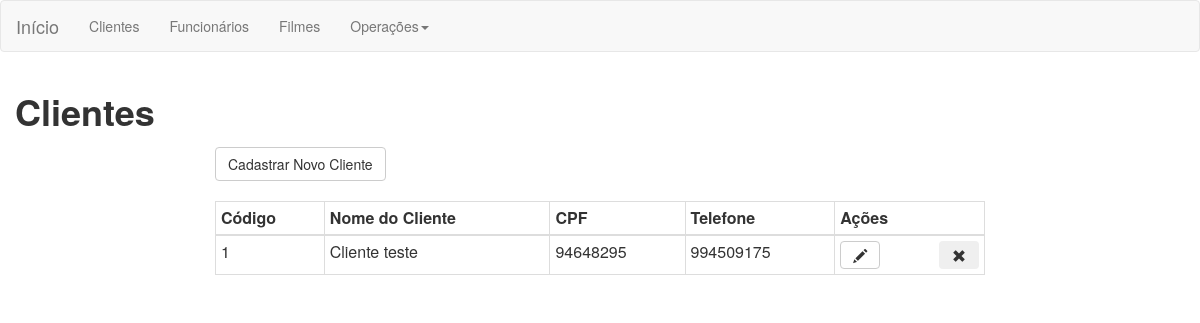
The app's page /views/cliente.php with its own data.
### tables this page shows
CREATE TABLE `clientes` (
  `cod_cliente` int(11) NOT NULL,
  `nome` varchar(50) NOT NULL,
  `email` varchar(50) NOT NULL,
  `cpf` varchar(11) NOT NULL,
  `sexo` varchar(10) NOT NULL,
  `telefone` varchar(15) NOT NULL,
  `endereco` varchar(100) NOT NULL,
  `bairro` varchar(100) NOT NULL,
  `cidade` varchar(100) NOT NULL,
  `estado` varchar(100) NOT NULL
);

### controllers/cliente.controller.php (called while the page is built, shortened)
<?php
         $con = new ConexaoBD;
         $conexao = $con->ConnectBD();
         try {
             $res = $conexao->query("select * from clientes");
             $clientes = $res->fetchAll();
         } catch (PDOException $e){
             echo "false";
         } finally{
             $conexao = null;
         }
?>

### views/cliente.php (the view, shortened to what this page needs)
<?php require_once('../controllers/cliente.controller.php'); ?>
<html>
<head>
    <link rel="stylesheet" href="../resources/bootstrap/css/bootstrap.min.css" />
</head>
<body>
    <div>
        <?php require_once('menu.php'); ?>
    </div>
    <div class="container-fluid">
        <div class="row">
            <div class="col-sm-4"><h1><label>Clientes</label></h1></div>
            <div class="col-sm-4"></div>
            <div class="col-sm-4"></div>
        </div>
        <div class="row">
            <div class="col-sm-2"></div>
            <div class="col-sm-8">
                <a href="cadastro.cliente.php" class="pull-left"> <button class="btn btn-default">Cadastrar Novo Cliente</button></a>
            </div>
            <div class="col-sm-2"></div>
        </div>
        <br>
        <div class="row">
            <div class="col-sm-2"></div>
            <div class="col-sm-8">
                <table class="table table-bordered table-condensed">
                    <thead>
                        <tr>
                            <th>Código</th>
                            <th>Nome do Cliente</th>
                            <th>CPF</th>
                            <th>Telefone</th>
                            <th>Ações</th>
                        </tr>
                    </thead>
                    <tbody>
                        <?php
                        foreach ($clientes as $value) {
                            echo "<tr><td>".$value['cod_cliente']."</td><td>".$value['nome']."</td><td>".$value['cpf']."</td><td>".$value['telefone']."</td><td><a href='edicao.cliente.php?codCliente=".$value['cod_cliente']."'><button title='Editar' class='btn btn-default pull-left'><span class='glyphicon glyphicon-pencil' aria-hidden='true'></span></button></a>
                            <button title='Excluir' class='btn default pull-right' onclick='excluirCliente(".$value['cod_cliente'].")'> <span class='glyphicon glyphicon-remove' aria-hidden='true'></span></button></td></tr>";
                        }
                        ?>
                    </tbody>
                </table>
            </div>
            <div class="col-sm-2"></div>
        </div>
    </div>
</body>
</html>

### records on screen
clientes: cod_cliente "1", nome "Cliente teste", cpf "94648295", telefone "994509175"
